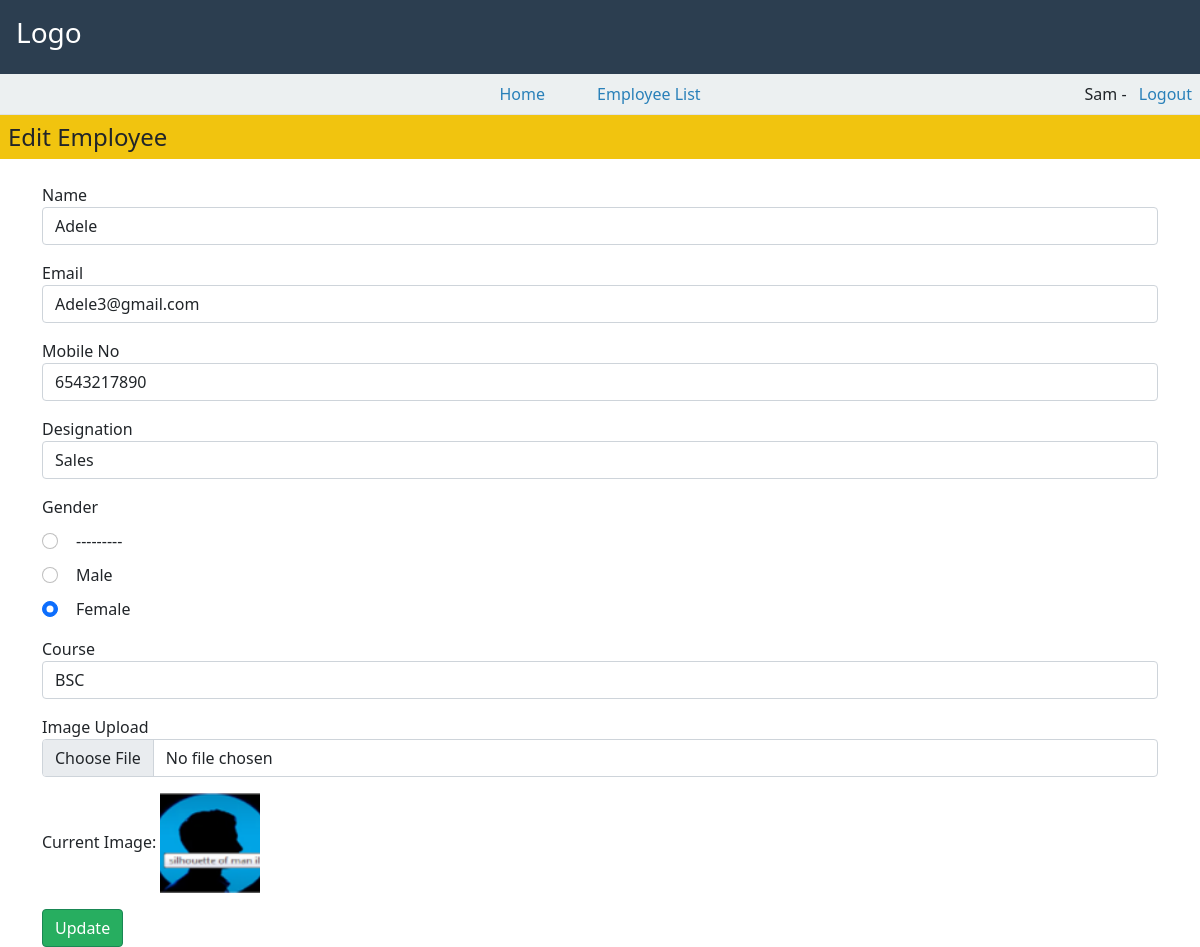
Page /employee/9/edit/ (signed in) on the committed database.
### employees/models.py (models this page shows, shortened)
class Employee(models.Model):
    DESIGNATION_CHOICES = [
        ('HR', 'HR'),
        ('Manager', 'Manager'),
        ('Sales', 'Sales'),
    ]
    COURSE_CHOICES = [
        ('MCA', 'MCA'),
        ('BCA', 'BCA'),
        ('BSC', 'BSC'),
    ]
    GENDER_CHOICES = [
        ('Male', 'Male'),
        ('Female', 'Female'),
    ]
    id = models.AutoField(primary_key=True)
    image = models.ImageField(upload_to='employee_images/', null=True, blank=True)
    name = models.CharField(max_length=100)
    email = models.EmailField(unique=True)
    mobile = models.CharField(max_length=10)
    designation = models.CharField(max_length=20, choices=DESIGNATION_CHOICES)
    gender = models.CharField(max_length=10, choices=GENDER_CHOICES)
    course = models.CharField(max_length=5, choices=COURSE_CHOICES)
    created_date = models.DateField(auto_now_add=True)
    class Meta:
        ordering = ['-created_date']

### employees/views.py (the view)
# urls.py: path('employee/<int:pk>/edit/', views.employee_edit, name='employee_edit'),
@login_required
def employee_edit(request, pk):
    employee = get_object_or_404(Employee, id=pk)
    if request.method == 'POST':
        form = EmployeeForm(request.POST, request.FILES, instance=employee)
        if form.is_valid():
            form.save()  # Save the form directly
            return redirect('employee_list')
    else:
        form = EmployeeForm(instance=employee)
    return render(request, 'employees/employee_form.html', {
        'form': form,
        'employee': employee,
        'is_edit': True
    })

### employees/forms.py (shortened to what this page needs)
class EmployeeForm(forms.ModelForm):
    class Meta:
        model = Employee
        fields = ['name', 'email', 'mobile', 'designation', 'gender', 'course', 'image']
        widgets = {
            'name': forms.TextInput(attrs={'class': 'form-control'}),
            'email': forms.EmailInput(attrs={'class': 'form-control'}),
            'mobile': forms.TextInput(attrs={'class': 'form-control'}),
            'designation': forms.Select(attrs={'class': 'form-control'}),
            'gender': forms.RadioSelect(attrs={'class': 'form-check-input'}),
            'course': forms.Select(attrs={'class': 'form-control'}),
            'image': forms.FileInput(attrs={'class': 'form-control'})
        }
    def __init__(self, *args, **kwargs):
        super().__init__(*args, **kwargs)
        instance = kwargs.get('instance')
        if instance:
            self.fields['gender'].initial = instance.gender
            self.fields['course'].initial = instance.course

### employees/templates/employees/employee_form.html (shortened to what this page needs)
{% extends 'base.html' %}
{% load crispy_forms_tags %}
{% block content %}
<div class="container-fluid p-0">
    <div class="bg-dark text-white p-3">
        <h3>Logo</h3>
    </div>
    <div class="nav-wrapper bg-light p-2 border-bottom">
        <div class="d-flex justify-content-between align-items-center">
            <div class="nav-links">
                <a href="{% url 'dashboard' %}" class="text-decoration-none text-dark me-5">Home</a>
                <a href="{% url 'employee_list' %}" class="text-decoration-none text-dark">Employee List</a>
            </div>
            <div style="width: 200px; text-align: right;">
                <span class="me-2">{{ request.user.username }} -</span>
                <a href="{% url 'logout' %}" class="text-decoration-none text-danger">Logout</a>
            </div>
        </div>
    </div>
    <div class="bg-warning p-2">
        <h4 class="m-0">{% if is_edit %}Edit{% else %}Create{% endif %} Employee</h4>
    </div>
    <div class="container mt-4">
        <form method="post" enctype="multipart/form-data" id="employeeForm">
            <div class="mb-3">
                <label>Name</label>
                {{ form.name }}
            </div>
            <div class="mb-3">
                <label>Email</label>
                {{ form.email }}
            </div>
            <div class="mb-3">
                <label>Mobile No</label>
                {{ form.mobile }}
            </div>
            <div class="mb-3">
                <label>Designation</label>
                {{ form.designation }}
            </div>
            <div class="mb-3">
                <label>Gender</label>
                <div class="gender-options">
                    {% for radio in form.gender %}
                    <div class="form-check">
                        {{ radio.tag }}
                        <label class="form-check-label" for="{{ radio.id_for_label }}">
                            {{ radio.choice_label }}
                        </label>
                    </div>
                    {% endfor %}
                </div>
            </div>
            <div class="mb-3">
                <label>Course</label>
                {{ form.course }}
            </div>
            <div class="mb-3">
                <label>Image Upload</label>
                {{ form.image }}
            </div>
            {% if is_edit and employee.image %}
            <div class="mb-3">
                <label>Current Image:</label>
                <img src="{{ employee.image.url }}" alt="{{ employee.name }}" style="width: 100px; height: 100px; object-fit: cover;">
            </div>
            {% endif %}
            <button type="submit" class="btn btn-success">
                {% if is_edit %}Update{% else %}Submit{% endif %}
            </button>
        </form>
    </div>
</div>
{% endblock %}

### static/css/style.css (style rules this page uses)
.bg-dark { background-color: #2c3e50 !important; }
.bg-warning { background-color: #f1c40f !important; }
.nav-wrapper { background-color: #ecf0f1 !important; }
.text-decoration-none { color: #2980b9 !important; }
.btn-success { background-color: #27ae60 !important; }

### templates/base.html (style rules this page uses)
body { margin: 0; padding: 0; }

### employees/templates/employees/employee_form.html (style rules this page uses)
.gender-options { margin-top: 10px; }
.form-check { margin-bottom: 10px; }
.form-check-label { margin-left: 10px; }

### rows in the picture
Employee: name "Adele", email "Adele3@gmail.com", mobile "6543217890", designation "Sales", course "BSC", image (picture)

### other values in the picture
{{ request.user.username }} "Sam"
{{ radio.choice_label }} "---------" "Male" "Female"
